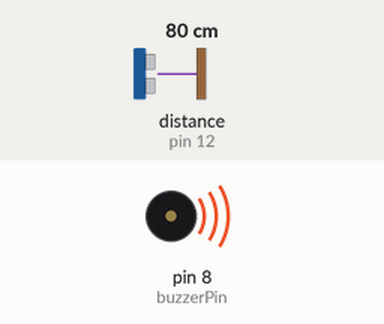
This sketch was run on a simulated Arduino Uno, built with avr-gcc and run on an emulated ATmega328P. On the bench: buzzer (waves = sounding). The inputs (shaded band) are chosen by the test bench; at power-on: distance to the obstacle (sensor on pin 12) 80 cm. The echo pulse lasts 58.3 µs per cm; what the sketch prints to the serial monitor is not drawn.

Above: at 0.1 s.
Timing chart, 0 to 1.6 s (numbered marks = the images above):
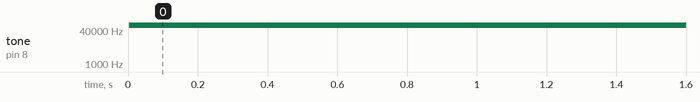

Measured:
- by itself, tone on pin 8 (buzzerPin): silent → 65249 Hz at 0.00 s

The sketch:

sonarToTone.ino
```cpp
#include <NewPing.h>
#include <NewTone.h>

const int sonarTrigPin = 13;
const int sonarEchoPin = 12;


const int buzzerPin = 8; // La broche connectée au signal du buzzer
const int minFrequency = 30; // La fréquence minimale (en Hz);
const int maxFrequency = 5000; // La fréquence minimale (en Hz);
const int minDistance_cm = 3; // La distance minimale en cm
const int maxDistance_cm = 50; // La distance maximale en cm


NewPing sonar(sonarTrigPin, sonarEchoPin, maxDistance_cm);

void setup()
{
  pinMode(buzzerPin, OUTPUT);
  Serial.begin(9600);
}

void loop()
{
  //delay(50);
  int sonarDistance = sonar.ping_cm();
  Serial.println(sonarDistance);
  // Convertis la distance en une fréquence
  int frequency = map(sonarDistance, minDistance_cm, maxDistance_cm,
    minFrequency, maxFrequency);
  // Commande au buzzer d'émettre un court son a la fréquence calculée
  NewTone(buzzerPin, frequency, 50);
}
```
